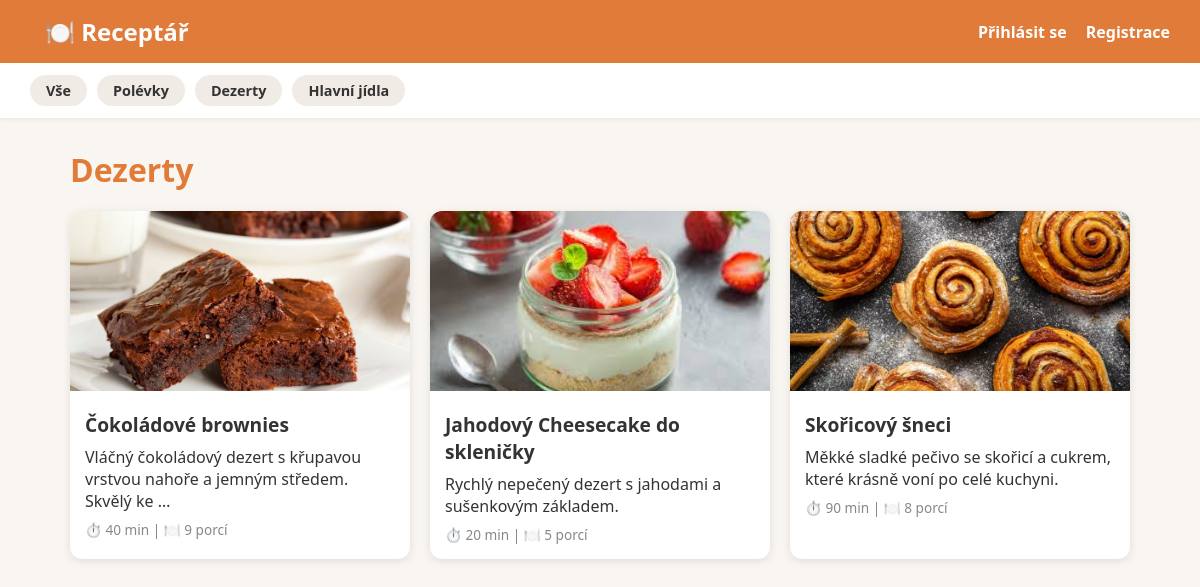
The app's page /?kategorie=2 with its own data.
### recepty/models.py (models this page shows, shortened)
class Kategorie(models.Model):
    nazev = models.CharField(max_length=100)

class Recept(models.Model):
    nazev = models.CharField(max_length=200)
    popis = models.TextField()
    postup = models.TextField()
    doba_pripravy = models.IntegerField(help_text="Čas v minutách")
    pocet_porci = models.IntegerField()
    kategorie = models.ForeignKey(Kategorie, on_delete=models.SET_NULL, null=True)
    autor = models.ForeignKey(User, on_delete=models.CASCADE)
    fotka = models.ImageField(upload_to='recepty/', blank=True, null=True)
    datum_pridani = models.DateTimeField(auto_now_add=True)

### recepty/views.py (the view)
# urls.py: path('', views.seznam_receptu, name='seznam'),
def seznam_receptu(request):
    recepty = Recept.objects.all()
    kategorie = Kategorie.objects.all()
    aktivni_kategorie = None
    kategorie_id = request.GET.get('kategorie')
    if kategorie_id:
        recepty = recepty.filter(kategorie__id=kategorie_id)
        aktivni_kategorie = Kategorie.objects.get(id=kategorie_id)
    return render(request, 'recepty/seznam.html', {
        'recepty': recepty,
        'kategorie': kategorie,
        'aktivni_kategorie': aktivni_kategorie,
    })

### templates/recepty/seznam.html (shortened to what this page needs)
{% extends 'recepty/base.html' %}
{% block content %}
    <h1>{% if aktivni_kategorie %}{{ aktivni_kategorie.nazev }}{% else %}Všechny recepty{% endif %}</h1>
    <div class="recepty-grid">
        {% for recept in recepty %}
            <div class="karta">
                {% if recept.fotka %}
                    <img src="{{ recept.fotka.url }}" alt="{{ recept.nazev }}">
                {% endif %}
                <div class="karta-obsah">
                    <h2><a href="{% url 'detail' recept.pk %}">{{ recept.nazev }}</a></h2>
                    <p>{{ recept.popis|truncatechars:80 }}</p>
                    <div class="karta-meta">
                        ⏱️ {{ recept.doba_pripravy }} min | 🍽️ {{ recept.pocet_porci }} porcí
                    </div>
                </div>
            </div>
        {% empty %}
            <p>Zatím žádné recepty. <a href="{% url 'pridat' %}">Přidej první!</a></p>
        {% endfor %}
    </div>
{% endblock %}

### templates/recepty/base.html (shortened to what this page needs)
{% load static %}
<!DOCTYPE html>
<html lang="cs">
<head>
    <link rel="stylesheet" href="{% static 'css/style.css' %}">
</head>
<body>
<nav>
    <a href="{% url 'seznam' %}" class="logo">🍽️ Receptář</a>
    <div>
        {% if user.is_authenticated %}
            Ahoj, {{ user.username }}!
            <a href="{% url 'pridat' %}">➕ Přidat recept</a>
            <a href="{% url 'odhlaseni' %}">Odhlásit se</a>
        {% else %}
            <a href="{% url 'prihlaseni' %}">Přihlásit se</a>
            <a href="{% url 'registrace' %}">Registrace</a>
        {% endif %}
    </div>
</nav>
<div class="kategorie-nav">
    <a href="{% url 'seznam' %}" class="kategorie-btn">Vše</a>
    {% for kat in kategorie %}
        <a href="{% url 'seznam' %}?kategorie={{ kat.id }}" class="kategorie-btn">{{ kat.nazev }}</a>
    {% endfor %}
</div>
<div class="container">
    {% block content %}
    {% endblock %}
</div>
</body>
</html>

### static/css/style.css (style rules this page uses)
* { margin: 0; padding: 0; box-sizing: border-box; }
body { font-family: 'Segoe UI', sans-serif; background-color: #f9f5f0; color: #333; }
nav { background-color: #e07b39; padding: 15px 30px; display: flex; justify-content: space-between; align-items: center; }
nav a { color: white; text-decoration: none; font-weight: bold; margin-left: 15px; }
nav .logo { font-size: 1.5rem; font-weight: bold; color: white; }
.container { max-width: 1100px; margin: 30px auto; padding: 0 20px; }
h1 { font-size: 2rem; margin-bottom: 20px; color: #e07b39; }
.recepty-grid { display: grid; grid-template-columns: repeat(auto-fill, minmax(280px, 1fr)); gap: 20px; margin-top: 20px; }
.karta { background: white; border-radius: 12px; box-shadow: 0 2px 8px rgba(0,0,0,0.1); overflow: hidden; transition: transform 0.2s; }
.karta img { width: 100%; height: 180px; object-fit: cover; }
.karta-obsah { padding: 15px; }
.karta-obsah h2 { font-size: 1.2rem; margin-bottom: 8px; }
.karta-obsah h2 a { color: #333; text-decoration: none; }
.karta-meta { font-size: 0.85rem; color: #888; margin-top: 8px; }
nav .logo { text-decoration: none; }
.kategorie-nav { background-color: #fff; padding: 12px 30px; display: flex; gap: 10px; flex-wrap: wrap; box-shadow: 0 2px 4px rgba(0,0,0,0.05); }
.kategorie-btn { padding: 6px 16px; border-radius: 20px; background-color: #f0ebe4; color: #333; text-decoration: none; font-size: 0.9rem; font-weight: bold; transition: background-color 0.2s; }
.kategorie-nav a.kategorie-btn { color: #333 !important; margin-left: 0; font-weight: bold; }

### records on screen
Kategorie: nazev "Polévky"
Kategorie: nazev "Dezerty"
Kategorie: nazev "Hlavní jídla"
Recept: fotka (picture), nazev "Čokoládové brownies", popis "Vláčný čokoládový dezert s křupavou vrstvou nahoře a jemným středem. Skvělý ke …", doba_pripravy "40", pocet_porci "9"
Recept: fotka (picture), nazev "Jahodový Cheesecake do skleničky", popis "Rychlý nepečený dezert s jahodami a sušenkovým základem.", doba_pripravy "20", pocet_porci "5"
Recept: fotka (picture), nazev "Skořicový šneci", popis "Měkké sladké pečivo se skořicí a cukrem, které krásně voní po celé kuchyni.", doba_pripravy "90", pocet_porci "8"
